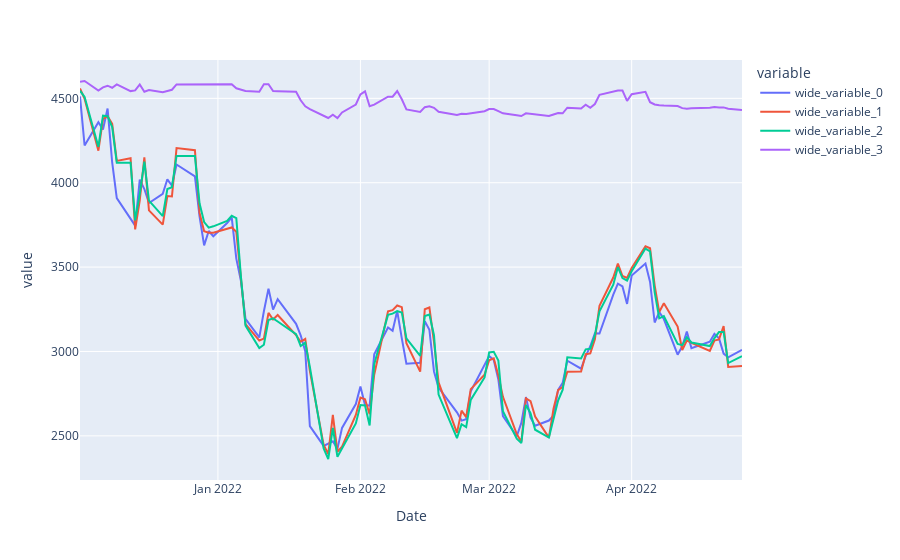

Notebook code cell kept with this figure:
### Code cell
df = pd.DataFrame(columns = ['MAE', 'MSE', 'R2'], index = ['squared','absolute', 'poisson'])
show_results(df, X_train_cv, X_test_cv, y_train_cv, y_test_cv,rf_se, rf_ae,rf_poisson)
